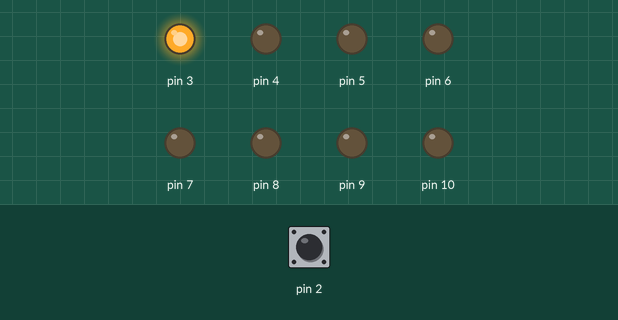
Recording of a sketch running on a simulated Arduino Uno, built with avr-gcc and run on an emulated ATmega328P. Parts: output pins drawn as LEDs (lit = HIGH). The test bench sets the inputs (shaded band); at power-on: pin 2 HIGH.

Above: at 0.2 s.
At 1.2 s:
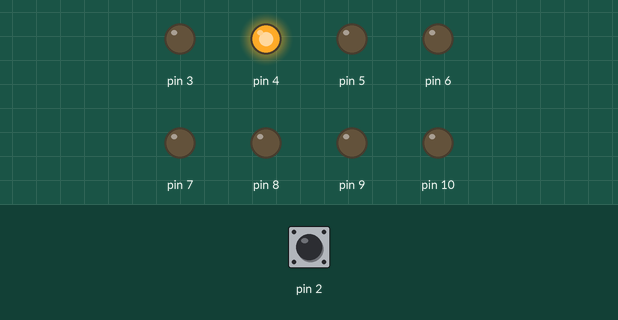
At 2.2 s:
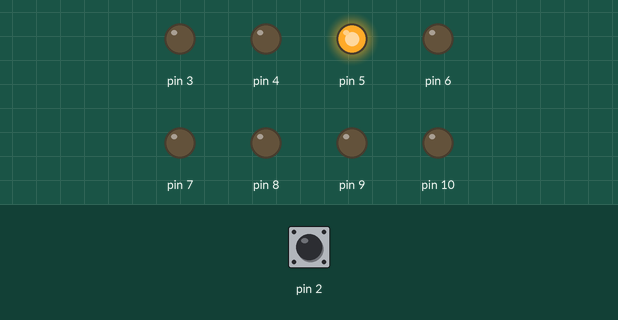
At 5.2 s:
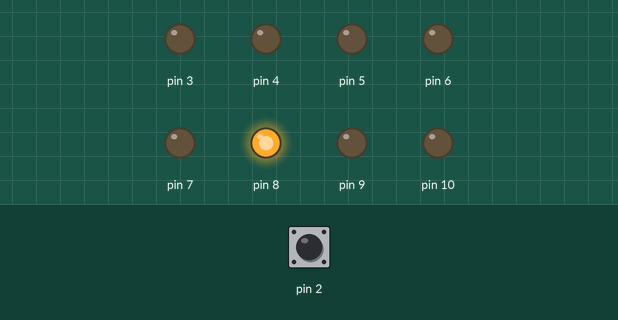
At 7.2 s:
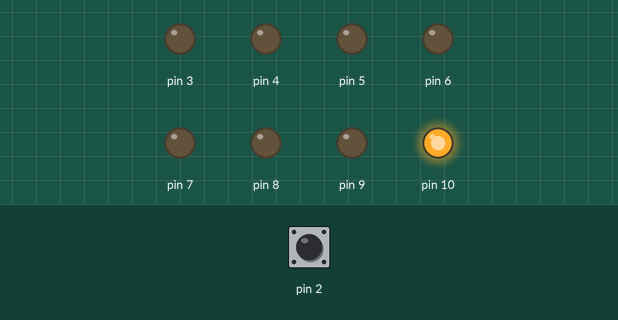
At 9.7 s:
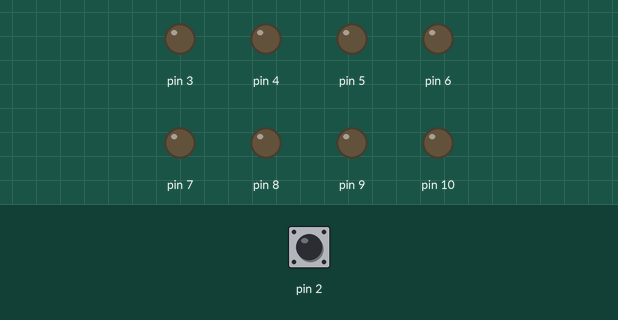
Timing chart, 0 to 10.4 s (numbered marks = the images above):
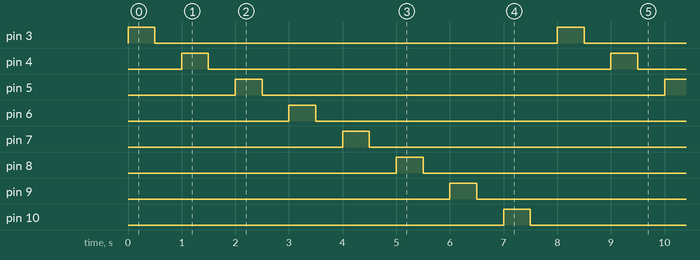

Measured:
- by itself, pin 3–10: alternates HIGH for 0.50 s and LOW for 7.5 s
- by itself, everything shown: repeats every 8.0 s, in 16 steps

The sketch:

Interrupt.ino
```cpp
int pin;
void setup() {
  pinMode(2,INPUT_PULLUP);
  attachInterrupt(digitalPinToInterrupt(2),reverse,CHANGE);
 for(pin = 3;pin<=10;pin++){
pinMode(pin,OUTPUT);
 }
}

void loop() {
  for(pin=3;pin<=10;pin++){
digitalWrite(pin,HIGH);
delay(500);
digitalWrite(pin,LOW);
delay(500);
  }
}

void reverse(){
    for(pin=10;pin>=3;pin--){
digitalWrite(pin,HIGH);
delay(500);
digitalWrite(pin,LOW);
delay(500);
  }

}
```
